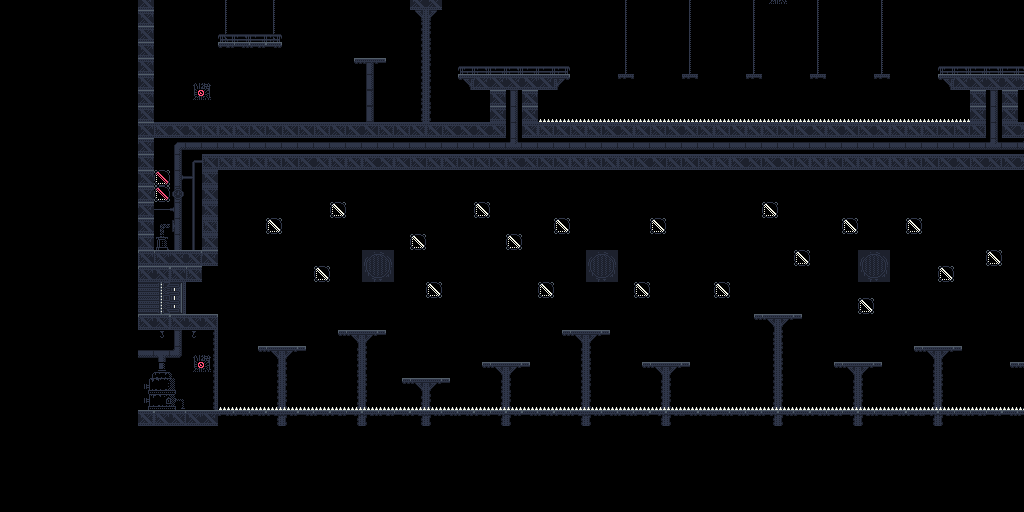

Rendered tile map (Tiled .tmx) drawn with the repository's tilesets; below, a short description and the map source with its tile grids summarised:
An orthogonal 64x32 tile map with 16x16 px tiles, 2 tile layers (Background, Foreground), 1 hidden layer not drawn.

<map version="1.0" tiledversion="1.1.5" orientation="orthogonal" renderorder="right-down" width="64" height="32" tilewidth="16" tileheight="16" infinite="0" nextobjectid="1">
 <tileset firstgid="1" source="industrial.tsx" />
 <layer name="Background" width="64" height="32" offsetx="138.667" offsety="-86">
  <data>[2048 cells, 306 non-empty, 41 distinct tile ids]</data>
 </layer>
 <layer name="Foreground" width="64" height="32" locked="1" offsetx="138.667" offsety="-86">
  <data>[2048 cells, 531 non-empty, 33 distinct tile ids]</data>
 </layer>
 <layer name="Colliders" width="64" height="32" visible="0" opacity="0.2" offsetx="138.667" offsety="-86">
  <data>[2048 cells, 428 non-empty, 1 distinct tile ids]</data>
 </layer>
</map>